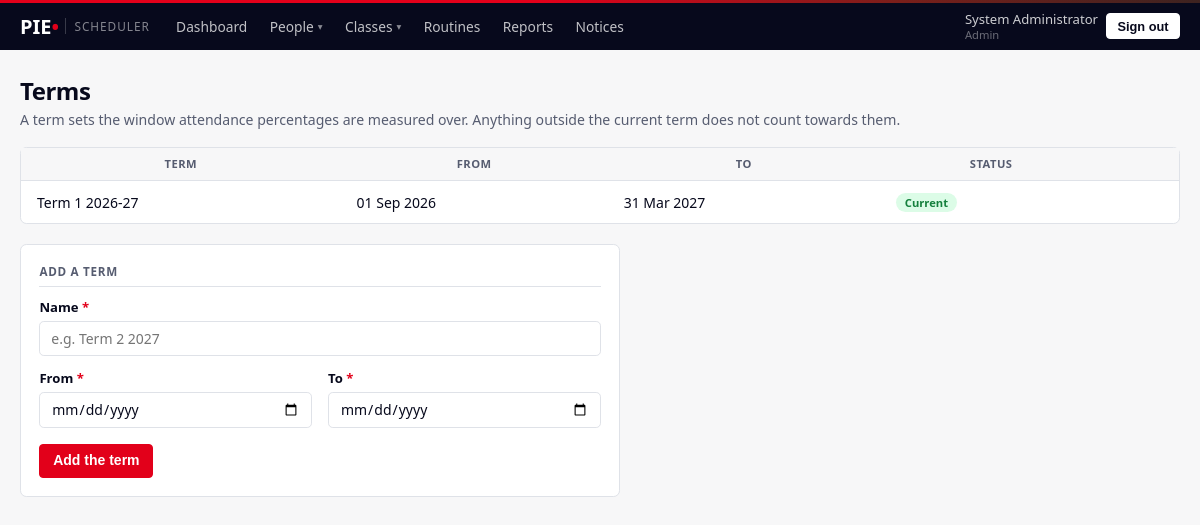
The page /admin/terms (signed in) on the database its author committed.
### models.py (models this page shows, shortened)
class User(UserMixin, db.Model):
    __tablename__ = "user"
    id           = db.Column(db.Integer, primary_key=True)
    username     = db.Column(db.String(64), unique=True, nullable=False, index=True)
    password_hash= db.Column(db.String(255), nullable=False)
    full_name    = db.Column(db.String(120), nullable=False)
    role         = db.Column(db.String(16), nullable=False, index=True)
    status       = db.Column(db.String(16), default="ACTIVE", nullable=False, index=True)
    phone        = db.Column(db.String(32))
    email        = db.Column(db.String(120))
    branch       = db.Column(db.String(32), index=True)
    subjects     = db.Column(db.String(255))          # teachers only
    max_daily_hours = db.Column(db.Float, default=8.0)# teachers only
    days_off     = db.Column(db.String(32))           # teachers: "0,3" = Mon,Thu
    work_hours   = db.Column(db.String(255))          # "0=10:00-20:00;1=14:00-20:00"
    initial_password = db.Column(db.String(64))
    created_at   = db.Column(db.DateTime, default=datetime.utcnow)
    @property
    def is_active(self):
        return self.status == "ACTIVE"
    @property
    def is_admin(self):
        return self.role == "ADMIN"

class Term(db.Model):
    __tablename__ = "term"
    id           = db.Column(db.Integer, primary_key=True)
    name         = db.Column(db.String(120), unique=True, nullable=False)
    start_date   = db.Column(db.Date, nullable=False)
    end_date     = db.Column(db.Date, nullable=False)
    is_current   = db.Column(db.Boolean, default=False, nullable=False)

### views_admin.py (the view)
@bp.route("/admin/terms")
@login_required
@admin_only
def terms():
    lists = _lists()
    lists.pop("terms", None)
    return render_template("admin/terms.html",
                           terms=Term.query.order_by(Term.start_date.desc()).all(),
                           **lists)

### helpers.py (called while the page is built, shortened)
def role_required(*roles):
    def decorator(f):
        @wraps(f)
        def inner(*args, **kwargs):
            if not current_user.is_authenticated:
                return redirect(url_for("login"))
            if current_user.role not in roles:
                abort(403)
            return f(*args, **kwargs)
        return inner
    return decorator

def read_only_guard():
    if not current_user.is_authenticated:
        return None
    if current_user.role != "STUDENT_VIEWER":
        return None

### views_admin.py (called while the page is built)
def _lists():
    return {
        "courses":      Course.query.filter_by(is_archived=False).order_by(Course.course_code).all(),
        "terms":        Term.query.order_by(Term.start_date.desc()).all(),
        "teachers_all": User.query.filter_by(role="TEACHER", status="ACTIVE")
                            .order_by(User.full_name).all(),
    }

### templates/admin/terms.html (shortened to what this page needs)
{% extends "base.html" %}
{% block content %}
<div class="page-head">
  <div>
    <h1 class="page-title">Terms</h1>
    <p class="page-sub">
      A term sets the window attendance percentages are measured over.
      Anything outside the current term does not count towards them.
    </p>
  </div>
</div>
{% set cur = terms | selectattr('is_current') | first %}
<div class="panel p-0" style="margin-bottom:1.25rem">
  <div class="table-responsive">
    <table class="list-table">
      <thead><tr><th>Term</th><th>From</th><th>To</th><th>Status</th><th></th></tr></thead>
      <tbody>
      {% for t in terms %}
      <tr>
        <td class="td-name">{{ t.name }}</td>
        <td class="nowrap">{{ t.start_date.strftime('%d %b %Y') }}</td>
        <td class="nowrap">{{ t.end_date.strftime('%d %b %Y') }}</td>
        <td>{% if t.is_current %}<span class="pill pill-green">Current</span>
            {% else %}<span class="pill pill-gray">Past</span>{% endif %}</td>
        <td>
        </td>
      </tr>
      {% else %}
      <tr><td colspan="5"><div class="empty-line">No terms yet.</div></td></tr>
      {% endfor %}
      </tbody>
    </table>
  </div>
</div>
<div class="panel" style="max-width:600px">
  <h3 class="form-section-title">Add a term</h3>
  <form method="post" action="{{ url_for('admin.create_term') }}">
    <div style="margin-bottom:.8rem">
      <label class="form-label">Name <span class="req">*</span></label>
      <input class="form-control" name="name" placeholder="e.g. Term 2 2027" required>
    </div>
    <div class="form-row cols-2" style="margin-bottom:1rem">
      <div><label class="form-label">From <span class="req">*</span></label>
        <input type="date" class="form-control" name="start_date" required></div>
      <div><label class="form-label">To <span class="req">*</span></label>
        <input type="date" class="form-control" name="end_date" required></div>
    </div>
    <button class="btn btn-primary">Add the term</button>
  </form>
</div>
{% endblock %}

### templates/base.html (shortened to what this page needs)
<!DOCTYPE html>
<html lang="en">
<head>
<link rel="stylesheet" href="{{ url_for('static', filename='css/style.css') }}">
</head>
<body>
{% if current_user.is_authenticated %}
<header class="app-bar">
  <div class="bar-inner">
    <a class="wordmark" href="{{ url_for('dashboard') }}">
      PIE<span class="wm-pie"> &bull;</span>
      <span class="wm-app">Scheduler</span>
    </a>
    <nav class="main-nav">
      {% if current_user.is_admin %}
        <a class="nav-link {{ 'active' if request.endpoint == 'admin.overview' }}"
           href="{{ url_for('admin.overview') }}">Dashboard</a>
        <div class="nav-drop">
          <button type="button" class="nav-link nav-drop-btn
            {{ 'active' if request.endpoint and ('student' in request.endpoint
               or 'teacher' in request.endpoint or 'batch' in request.endpoint) }}">
            People <span class="caret">&#9662;</span>
          </button>
        </div>
        <div class="nav-drop">
          <button type="button" class="nav-link nav-drop-btn
            {{ 'active' if request.endpoint and ('course' in request.endpoint
               or 'class' in request.endpoint or 'schedule' in request.endpoint
               or request.endpoint == 'admin.calendar') }}">
            Classes <span class="caret">&#9662;</span>
          </button>
        </div>
        <a class="nav-link {{ 'active' if request.endpoint and 'routines' in request.endpoint }}"
           href="{{ url_for('admin.routines') }}">Routines</a>
        <a class="nav-link {{ 'active' if request.endpoint == 'admin.reports' }}"
           href="{{ url_for('admin.reports') }}">Reports</a>
        <a class="nav-link {{ 'active' if request.endpoint == 'admin.notices' }}"
           href="{{ url_for('admin.notices') }}">Notices</a>
      {% elif current_user.is_viewer %}
        <a class="nav-link {{ 'active' if 'viewer' in (request.endpoint or '') }}"
           href="{{ url_for('viewer.search') }}">Student Records</a>
      {% elif current_user.is_teacher %}
        <a class="nav-link {{ 'active' if request.endpoint == 'teacher.my_schedule' }}"
           href="{{ url_for('teacher.my_schedule') }}">My Schedule</a>
        <a class="nav-link {{ 'active' if request.endpoint in ('teacher.my_courses','teacher.course') }}"
           href="{{ url_for('teacher.my_courses') }}">My Courses</a>
      {% elif current_user.is_student %}
        <a class="nav-link {{ 'active' if request.endpoint == 'student.dashboard' }}"
           href="{{ url_for('student.dashboard') }}">My Learning</a>
      {% endif %}
    </nav>
    <div class="bar-user">
      <span class="who">{{ current_user.full_name }}<em>{{ current_user.role|title }}</em></span>
      <a href="{{ url_for('logout') }}">
        <button class="btn-signout">Sign out</button>
      </a>
    </div>
  </div>
</header>
{% endif %}
<div class="page">
  {% block content %}{% endblock %}
</div>
</body>
</html>

### static/css/style.css (style rules this page uses)
:root { --ink:#07091C;--ink-2:#161A31;--ink-soft:#565C70;--red:#E2001A;--red-dk:#B80016; --line:#DFE2E8;--line-soft:#EDEFF3;--surface:#F7F7F8;--warn:#B45309;--warn-bg:#FDF3E7; --ok:#0B6B3A;--ok-bg:#E8F3EC }
* { box-sizing:border-box;-webkit-tap-highlight-color:transparent }
body { font-family:system-ui,-apple-system,"Segoe UI",sans-serif;background:var(--surface); color:var(--ink);min-height:100vh;font-size:15px;margin:0 }
a { color:var(--red-dk);text-decoration:none }
.nowrap { white-space:nowrap }
.app-bar { background:var(--ink);position:sticky;top:0;z-index:1020 }
.bar-inner { max-width:1560px;margin:0 auto;padding:.55rem 1.25rem;display:flex;align-items:center;gap:1rem;flex-wrap:wrap }
.wordmark { display:inline-flex;align-items:center;font-weight:800;font-size:1.25rem;color:#fff;text-decoration:none }
.wm-pie { color:var(--red) }
.wm-app { font-size:.74rem;font-weight:500;letter-spacing:.08em;text-transform:uppercase;color:rgba(255,255,255,.5);margin-left:.4rem;padding-left:.5rem;border-left:1px solid rgba(255,255,255,.2) }
.main-nav { display:flex;gap:.1rem;flex-wrap:wrap }
.nav-link { color:rgba(255,255,255,.75);font-size:.86rem;font-weight:500;padding:.32rem .65rem;border-radius:.25rem;text-decoration:none;white-space:nowrap }
.bar-user { display:flex;align-items:center;gap:.5rem;margin-left:auto }
.who { color:rgba(255,255,255,.8);font-size:.82rem;line-height:1.2 }
.who em { display:block;font-style:normal;font-size:.7rem;opacity:.5 }
.btn-signout { background:#fff;color:var(--ink);border:1px solid #fff;font-weight:700;font-size:.8rem;padding:.28rem .65rem;border-radius:.25rem;cursor:pointer }
.page { width:100%;max-width:1560px;margin:0 auto;padding:1.5rem 1.25rem 3rem }
.page-head { display:flex;flex-wrap:wrap;gap:1rem;align-items:flex-end;justify-content:space-between;margin-bottom:1.1rem }
.page-title { font-size:1.5rem;font-weight:700;letter-spacing:-.02em;margin:0 }
.page-sub { color:var(--ink-soft);margin:.2rem 0 0;font-size:.88rem }
.panel { background:#fff;border:1px solid var(--line);border-radius:.4rem;padding:1.15rem }
.panel.p-0 { padding:0 }
.btn { display:inline-flex;align-items:center;gap:.35rem;padding:.38rem .8rem;border-radius:.25rem;font-size:.875rem;font-weight:600;border:1px solid transparent;cursor:pointer;text-decoration:none;line-height:1.4;white-space:nowrap;transition:background .12s,color .12s,border-color .12s }
.btn-primary { background:var(--red);color:#fff;border-color:var(--red) }
.form-label { display:block;font-size:.82rem;font-weight:600;margin-bottom:.32rem }
.req { color:var(--red) }
.form-control,.form-select { width:100%;padding:.42rem .68rem;border:1.5px solid var(--line);border-radius:.3rem;font-size:.875rem;color:var(--ink);background:#fff;outline:none;font-family:inherit;transition:border-color .12s }
.form-row { display:grid;gap:1rem }
.cols-2 { grid-template-columns:1fr 1fr }
.form-section-title { font-size:.73rem;font-weight:700;text-transform:uppercase;letter-spacing:.06em;color:var(--ink-soft);margin:0 0 .7rem;padding-bottom:.45rem;border-bottom:1px solid var(--line) }
.table-responsive { overflow-x:auto }
.list-table { width:100%;border-collapse:collapse;font-size:.875rem }
.list-table thead th { background:var(--surface);color:var(--ink-soft);font-size:.7rem;font-weight:700;letter-spacing:.04em;text-transform:uppercase;padding:.55rem 1rem;border-bottom:1px solid var(--line);white-space:nowrap }
.list-table tbody td { padding:.7rem 1rem;border-bottom:1px solid var(--line-soft);vertical-align:middle }
.list-table tbody tr:last-child td { border-bottom:none }
.pill { display:inline-flex;align-items:center;gap:.2rem;padding:.12rem .55rem;border-radius:99px;font-size:.7rem;font-weight:700;white-space:nowrap }
.pill-green { background:#dcfce7;color:#15803d }
.nav-drop { position:relative;display:inline-block }
.nav-drop-btn { background:none;border:none;cursor:pointer;font-family:inherit; display:inline-flex;align-items:center;gap:.25rem }
.nav-drop-btn .caret { font-size:.6rem;opacity:.7 }
.list-table td { overflow-wrap:anywhere }
.td-name { overflow-wrap:anywhere }

### rows shown on the page
User: full_name "System Administrator", role "Admin"
Term: name "Term 1 2026-27", start_date "01 Sep 2026", end_date "31 Mar 2027", is_current "Current"
